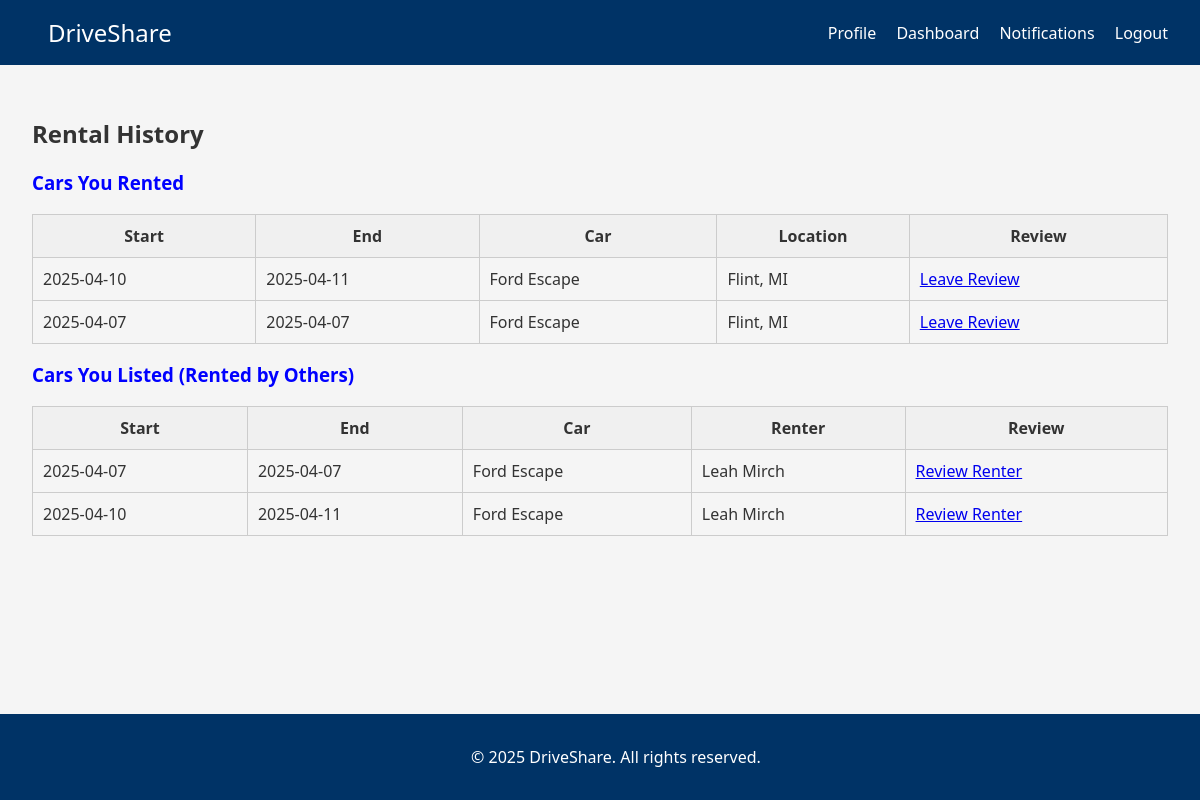
The app's page /rental_history (signed in) with its own data.
### tables this page shows
CREATE TABLE bookings (
                id INTEGER PRIMARY KEY AUTOINCREMENT,
                car_id INTEGER NOT NULL,
                renter_id INTEGER NOT NULL,
                start_date TEXT NOT NULL,
                end_date TEXT NOT NULL,
                status TEXT DEFAULT 'pending',
                total_cost REAL,
                created_at TIMESTAMP DEFAULT CURRENT_TIMESTAMP,
                FOREIGN KEY(car_id) REFERENCES cars(id) ON DELETE CASCADE,
                FOREIGN KEY(renter_id) REFERENCES users(id) ON DELETE CASCADE
            );

CREATE TABLE cars (
                id INTEGER PRIMARY KEY AUTOINCREMENT,
                owner_id INTEGER NOT NULL,
                model TEXT NOT NULL,
                make TEXT NOT NULL,
                year INTEGER NOT NULL,
                mileage INTEGER NOT NULL,
                color TEXT,
                price REAL NOT NULL,
                location TEXT NOT NULL,
                precise_location TEXT,
                is_available BOOLEAN DEFAULT 1,
                image_url TEXT,
                created_at TIMESTAMP DEFAULT CURRENT_TIMESTAMP,
                FOREIGN KEY(owner_id) REFERENCES users(id) ON DELETE CASCADE
            );

CREATE TABLE users (
                id INTEGER PRIMARY KEY AUTOINCREMENT,
                email TEXT UNIQUE NOT NULL,
                password TEXT NOT NULL,
                security_q1 TEXT NOT NULL,
                security_q2 TEXT NOT NULL,
                security_q3 TEXT NOT NULL,
                full_name TEXT,
                role TEXT DEFAULT 'user',
                balance REAL DEFAULT 0.0,
                created_at TIMESTAMP DEFAULT CURRENT_TIMESTAMP
            );

### routes.py (the view)
    @app.route("/rental_history")
    def rental_history():
        if not UserSession.get_instance().is_authenticated():
            flash("Please log in to view your rental history.")
            return redirect(url_for("login"))
        user_id = UserSession.get_instance().user_id
        rented_cars = []
        your_listings = []
        try:
            with sqlite3.connect("database.db") as conn:
                conn.row_factory = sqlite3.Row
                cursor = conn.cursor()
                cursor.execute('''
                    SELECT b.id AS booking_id, b.start_date, b.end_date, c.make, c.model, c.location
                    FROM bookings b
                    JOIN cars c ON b.car_id = c.id
                    WHERE b.renter_id = ?
                    ORDER BY b.start_date DESC
                ''', (user_id,))
                rented_cars = cursor.fetchall()
                cursor.execute('''
                    SELECT b.id AS booking_id, b.start_date, b.end_date, u.full_name AS renter_name, c.make, c.model
                    FROM bookings b
                    JOIN cars c ON b.car_id = c.id
                    JOIN users u ON b.renter_id = u.id
                    WHERE c.owner_id = ?
                ''', (user_id,))
                your_listings = cursor.fetchall()
        except Exception as e:
            flash(f"Could not retrieve rental history: {str(e)}")
        return render_template("rental_history.html", rented_cars=rented_cars, your_listings=your_listings)

### app.py (called while the page is built)
@app.context_processor
def inject_user_session():
    return dict(is_authenticated=UserSession.get_instance().is_authenticated())

### routes.py (called while the page is built)
    @staticmethod
    def get_instance():
        if UserSession._instance is None:
            UserSession()
        return UserSession._instance

    def is_authenticated(self):
        return self.user_id is not None

### templates/rental_history.html (shortened to what this page needs)
{% extends 'base.html' %}
{% block content %}
<h2>Rental History</h2>
<h3>Cars You Rented</h3>
{% if rented_cars %}
<table class="info-table">
    <tr>
        <th>Start</th><th>End</th><th>Car</th><th>Location</th><th>Review</th>
    </tr>
    {% for rental in rented_cars %}
    <tr>
        <td>{{ rental['start_date'] }}</td>
        <td>{{ rental['end_date'] }}</td>
        <td>{{ rental['make'] }} {{ rental['model'] }}</td>
        <td>{{ rental['location'] }}</td>
        <td>
            <a href="{{ url_for('review', booking_id=rental['booking_id']) }}">Leave Review</a>
        </td>
    </tr>
    {% endfor %}
</table>
{% else %}
<p>You haven't rented any cars yet.</p>
{% endif %}
<h3>Cars You Listed (Rented by Others)</h3>
{% if your_listings %}
<table class="info-table">
    <tr>
        <th>Start</th><th>End</th><th>Car</th><th>Renter</th><th>Review</th>
    </tr>
    {% for rental in your_listings %}
    <tr>
        <td>{{ rental['start_date'] }}</td>
        <td>{{ rental['end_date'] }}</td>
        <td>{{ rental['make'] }} {{ rental['model'] }}</td>
        <td>{{ rental['renter_name'] }}</td>
        <td>
        <a href="{{ url_for('review_renter', booking_id=rental['booking_id']) }}">Review Renter</a>
        </td>
    </tr>
    {% endfor %}
</table>
{% else %}
<p>No one has rented your cars yet.</p>
{% endif %}
{% endblock %}

### templates/base.html (shortened to what this page needs)
<!DOCTYPE html>
<html lang="en">
<head>
    <link rel="stylesheet" href="{{ url_for('static', filename='css/styles.css') }}">
</head>
<body>
    {% include 'navbar.html' %}
    <main class="content">
        {% block content %}{% endblock %}
    </main>
    <footer>
        <p>&copy; 2025 DriveShare. All rights reserved.</p>
    </footer>
</body>
</html>

### templates/navbar.html
<nav class="navbar">
    <div class="nav-left">
        <a href="{{ url_for('home') }}" class="logo">DriveShare</a>
    </div>
    <div class="nav-right">
        {% if is_authenticated %}
            <a href="{{ url_for('profile') }}">Profile</a>
            <a href="{{ url_for('dashboard') }}">Dashboard</a>
            <a href="{{ url_for('notifications') }}">Notifications</a>
            <a href="{{ url_for('logout') }}">Logout</a>
        {% else %}
            <a href="{{ url_for('login') }}">Login</a>
            <a href="{{ url_for('register') }}">Register</a>
        {% endif %}
    </div>
</nav>

### static/css/styles.css (style rules this page uses)
body { margin: 0; font-family: 'Segoe UI', Tahoma, Geneva, Verdana, sans-serif; background-color: #f5f5f5; color: #333; }
.navbar { display: flex; justify-content: space-between; align-items: center; padding: 1rem 2rem; background-color: #003366; color: white; }
.navbar a { color: white; text-decoration: none; margin-left: 1rem; font-weight: 500; }
.logo { font-size: 1.5rem; font-weight: bold; color: #ffffff; }
main.content { padding: 2rem; }
footer { text-align: center; padding: 1rem; background-color: #003366; color: white; position: fixed; bottom: 0; width: 100%; }
h3 { color: #0000FF; }

### templates/rental_history.html (style rules this page uses)
.info-table { width: 100%; border-collapse: collapse; margin-top: 15px; }
.info-table th, .info-table td { padding: 10px; border: 1px solid #ccc; }
.info-table th { background-color: #f0f0f0; }

### records on screen
bookings: start_date "2025-04-10", end_date "2025-04-11", make "Ford", model "Escape", location "Flint, MI", renter_name "Leah Mirch"
bookings: start_date "2025-04-07", end_date "2025-04-07", make "Ford", model "Escape", location "Flint, MI", renter_name "Leah Mirch"
